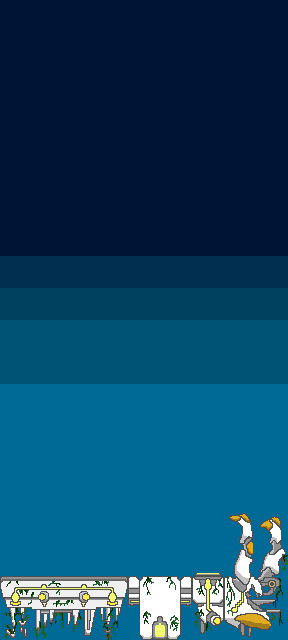

A 2D game scene composited from a Tiled map and its tileset images. What follows is a short description and the map's XML, with every tile layer's data as written:
An orthogonal 9x20 tile map with 32x32 px tiles, 2 tile layers (Background Layer, Graphic Layer) and 3 objects.

<map version="1.0" tiledversion="1.1.4" orientation="orthogonal" renderorder="right-down" width="9" height="20" tilewidth="32" tileheight="32" infinite="0" nextobjectid="7">
 <tileset firstgid="1" name="pather_tilesets_334x6400" tilewidth="32" tileheight="32" tilecount="1008" columns="14">
  <image source="pather_tilesets_334x6400.png" width="448" height="2304" />
 </tileset>
 <layer name="Background Layer" width="9" height="20">
  <data encoding="csv">
45,45,45,45,45,45,45,45,45,
45,45,45,45,45,45,45,45,45,
45,45,45,45,45,45,45,45,45,
45,45,45,45,45,45,45,45,45,
45,45,45,45,45,45,45,45,45,
45,45,45,45,45,45,45,45,45,
45,45,45,45,45,45,45,45,45,
45,45,45,45,45,45,45,45,45,
59,59,59,59,59,59,59,59,59,
73,73,73,73,73,73,73,73,73,
87,87,87,87,87,87,87,87,87,
87,87,87,87,87,87,87,87,87,
101,101,101,101,101,101,101,101,101,
101,101,101,101,101,101,101,101,101,
101,101,101,101,101,101,101,101,101,
101,101,101,101,101,101,101,101,101,
101,101,101,101,101,101,101,101,101,
101,101,101,101,101,101,101,101,101,
101,101,101,101,101,101,101,101,101,
101,101,101,101,101,101,101,101,101
</data>
 </layer>
 <layer name="Graphic Layer" width="9" height="20">
  <data encoding="csv">
0,0,0,0,0,0,0,0,0,
0,0,0,0,0,0,0,0,0,
0,0,0,0,0,0,0,0,0,
0,0,0,0,0,0,0,0,0,
0,0,0,0,0,0,0,0,0,
0,0,0,0,0,0,0,0,0,
0,0,0,0,0,0,0,0,0,
0,0,0,0,0,0,0,0,0,
0,0,0,0,0,0,0,0,0,
0,0,0,0,0,0,0,0,0,
0,0,0,0,0,0,0,0,0,
0,0,0,0,0,0,0,0,0,
0,0,0,0,0,0,0,0,0,
0,0,0,0,0,0,0,0,0,
0,0,0,0,0,0,0,0,0,
0,0,0,0,0,0,0,0,0,
0,0,0,0,0,0,0,92,93,
0,0,0,0,0,0,105,106,107,
113,114,115,116,117,118,119,120,121,
127,128,129,130,131,132,133,134,135
</data>
 </layer>
 <objectgroup name="Ground Layer">
  <object id="4" x="0" y="576" width="192" height="64" />
  <object id="5" x="224" y="512" width="64" height="128" />
  <object id="6" x="192" y="576" width="32" height="64">
   <properties>
    <property name="win" value="" />
   </properties>
  </object>
 </objectgroup>
 <objectgroup name="Object Layer" />
 <objectgroup name="Danger Zone Layer" />
 <objectgroup name="Powerup Layer" />
 <objectgroup name="EnemyType1 Layer" />
</map>
